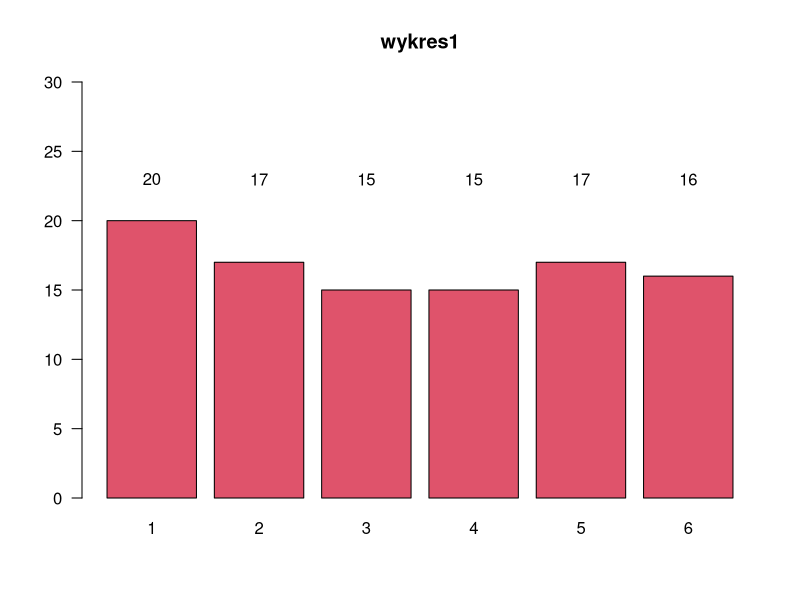
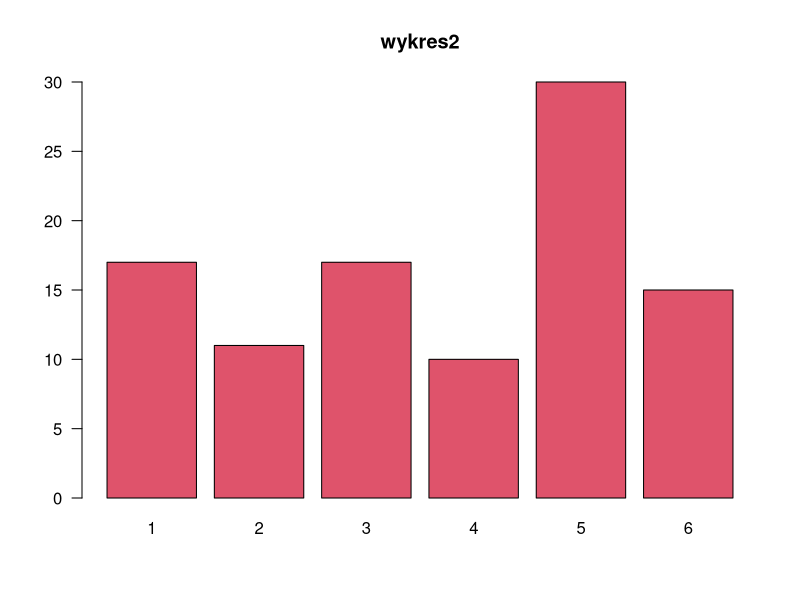
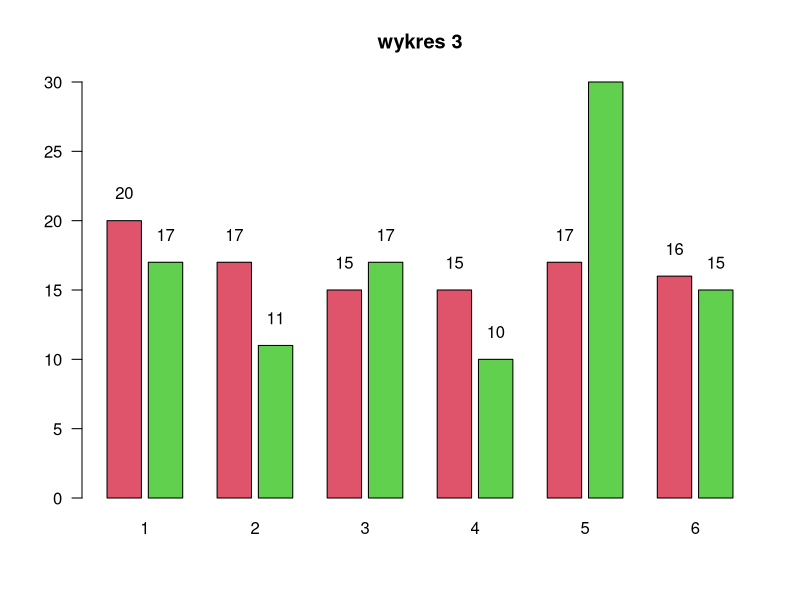

Here is the R script that generated these plots, in order:
k1 <- sample(c(1:6), 100, replace = T)
k1b = table(k1)
k1b
b = barplot(k1b, col = 2, las = 1, ylim=c(0,30), main = "wykres1")
str(b)
text(b, max(k1b + 3), labels = k1b)

k2 <- sample(c(1:6), 100, replace = T)
k2b = table(k2)
k2b
c = barplot(k2b, col = 2, las = 1, ylim=c(0,30), main = "wykres2")
str(c)
text(b, max(k2b + 3), labels = k2b)

M=rbind(k1b,k2b)

b = barplot(M,col=c(2,3),las=1,ylim=c(0,30), main="wykres 3", beside=T, space=c(0.2,1), names.arg = c(1:6))
str(M)
text(b, M + 2, labels = M)
